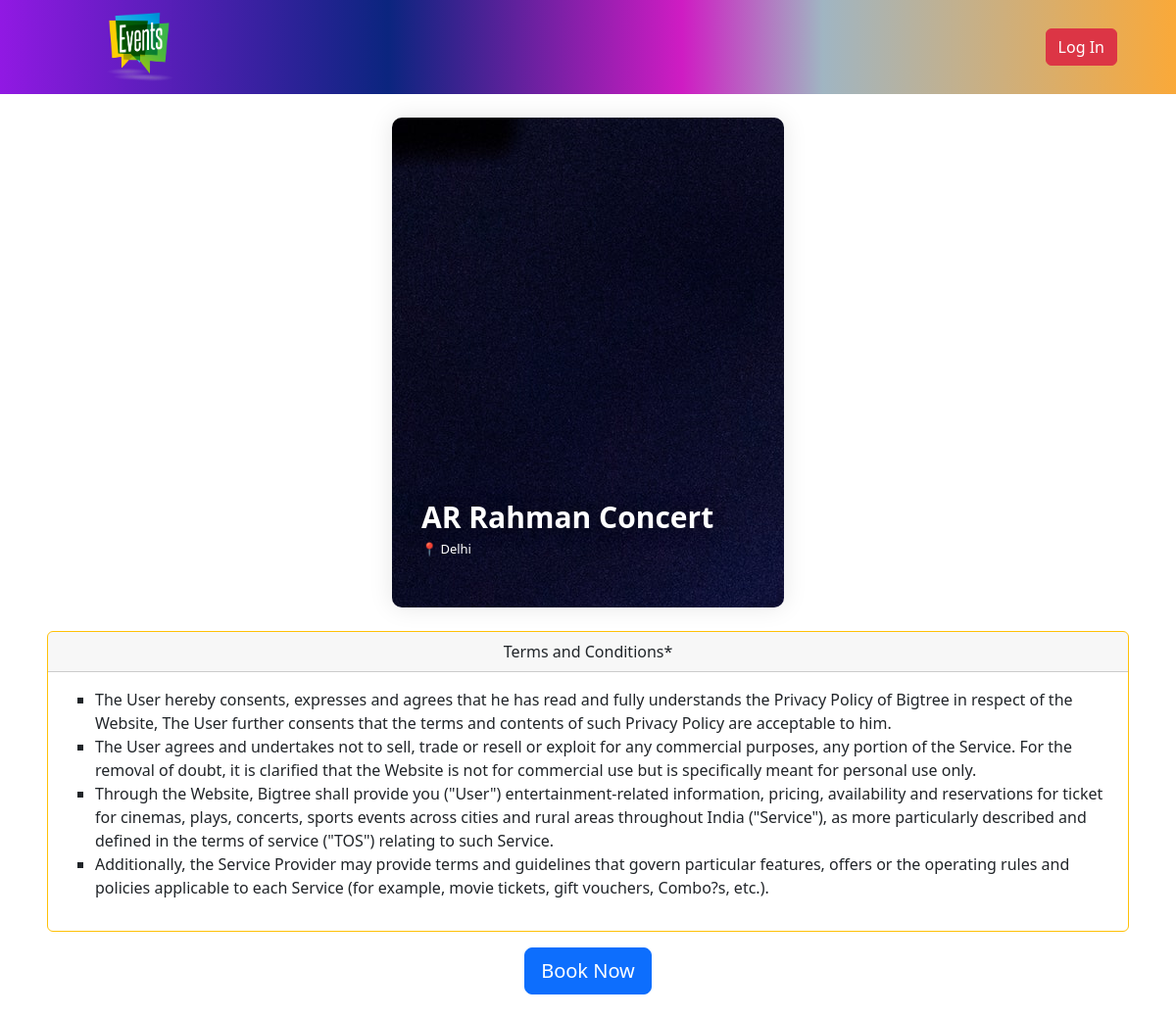
The app's page /ticketbooking/6 with its own data.
### event_management/models.py (models this page shows)
class Event(models.Model):
    event_options = [
            ("Social Event","Social Event"),
            ("Concert","Concert"),
            ("Music Show","Music Show"),
            ("Movie Show", "Movie Show"),
            ("Charity Event", "Charity Event"),
            ("Comedy Show", "Comedy Show")
        ]
    event_name = models.CharField(max_length = 30)
    city = models.CharField(max_length = 30)
    event_category = models.CharField(max_length=30 ,choices = event_options)
    date = models.DateField()
    time = models.TimeField()
    available_seats  = models.IntegerField()
    ticket_price = models.IntegerField()
    image = models.ImageField(upload_to="event_management/images", default="")

### event_management/views.py (the view)
# urls.py: path('ticketbooking/<int:id>', views.ticket_booking, name='ticketbooking'),
def ticket_booking(request, id):
	event_detail = Event.objects.filter(id=id)
	context = {
		'event_detail' : event_detail
	}
	return render(request=request, template_name='ticket_booking.html', context=context)

### templates/ticket_booking.html (shortened to what this page needs)
{% extends 'base.html' %}
{%block body%}
    {%for event in event_detail%}
    <div class="col-mx-auto my-4">
        <div class="profile-card-2">
        <img src="/media/{{event.image}}" class="img img-responsive">
            <div class="profile-name">{{event.event_name}}</div>
            <div class="profile-username">📍 {{event.city}}</div>
    </div>
    <div class="card border-warning mb-3 mx-5 my-4" >
        <center><div class="card-header">Terms and Conditions*</div></center>
        <div class="card-body">
            <ul style="list-style-type: square;">
                <li>The User hereby consents, expresses and agrees that he has read and fully understands the Privacy Policy of Bigtree in respect of the Website, The User further consents that the terms and contents of such Privacy Policy are acceptable to him.</li>
                <li>The User agrees and undertakes not to sell, trade or resell or exploit for any commercial purposes, any portion of the Service. For the removal of doubt, it is clarified that the Website is not for commercial use but is specifically meant for personal use only.</li>
                <li>Through the Website, Bigtree shall provide you ("User") entertainment-related information, pricing, availability and reservations for ticket for cinemas, plays, concerts, sports events across cities and rural areas throughout India ("Service"), as more particularly described and defined in the terms of service ("TOS") relating to such Service.</li>
                <li>Additionally, the Service Provider may provide terms and guidelines that govern particular features, offers or the operating rules and policies applicable to each Service (for example, movie tickets, gift vouchers, Combo?s, etc.). </li>
            </ul>
        </div>
    </div>
    <form method="post" action="/checkout">
        <center>
            <button type="submit" class="btn btn-primary btn-lg">Book Now</button>
    </form>
    {%endfor%}
{%endblock body%}

### templates/base.html (style rules this page uses)
.profile-card-2 { max-width: 400px; height : 500px; background-color: #FFF; box-shadow: 0px 0px 25px rgba(0, 0, 0, 0.1); background-position: center; overflow: hidden; position: relative; margin: 10px auto; cursor: pointer; border-radius: 10px; }
.profile-card-2 img { transition: all linear 0.25s; }
.profile-card-2 .profile-name { position: absolute; left: 30px; bottom: 70px; font-size: 30px; color: #FFF; text-shadow: 0px 0px 20px rgba(0, 0, 0, 0.5); font-weight: bold; transition: all linear 0.25s; }
.profile-card-2 .profile-username { position: absolute; bottom: 50px; left: 30px; color: #FFF; font-size: 13px; transition: all linear 0.25s; }

### records on screen
Event: image (picture), event_name "AR Rahman Concert", city "Delhi"
